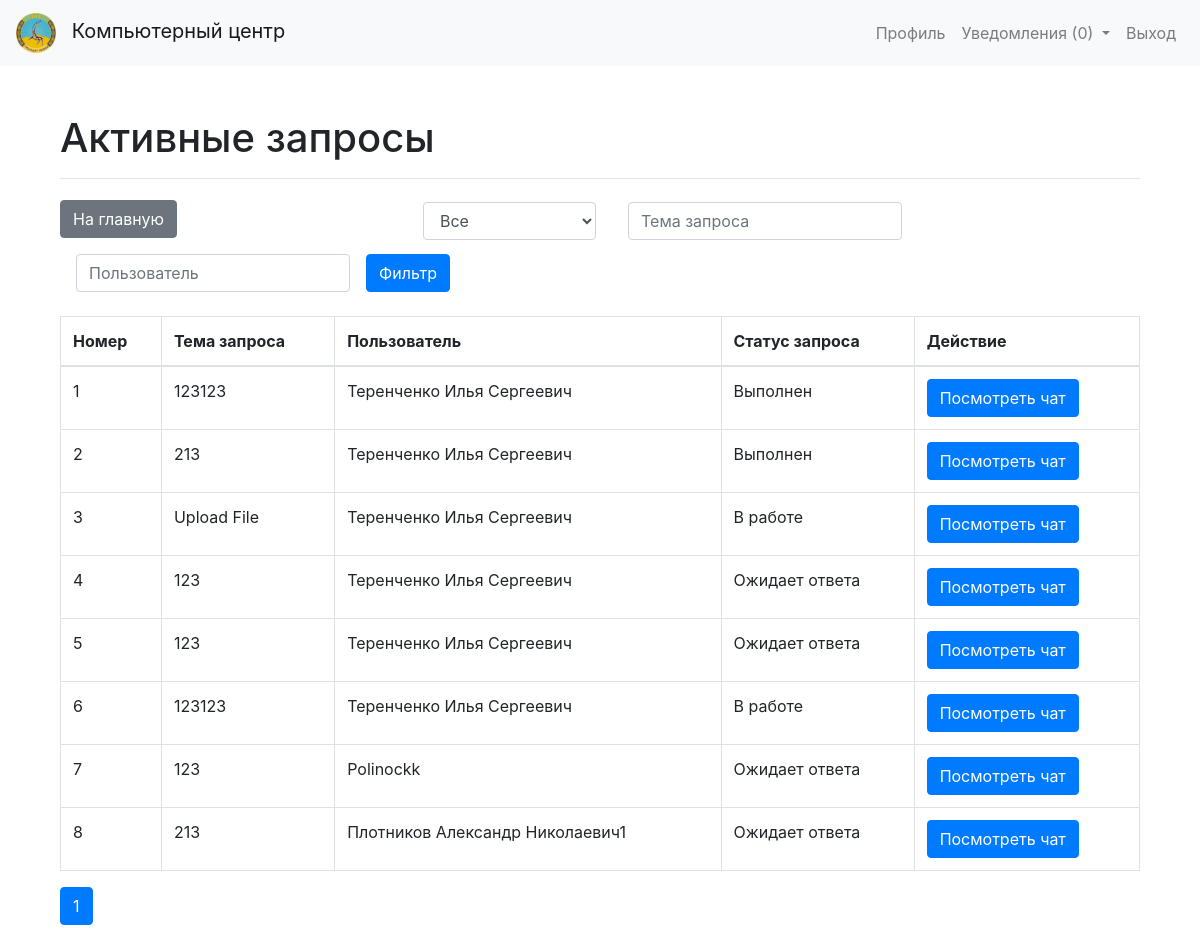
Page /active_chats (signed in) on the committed database.
### models.py (models this page shows, shortened)
class SupportRequest(db.Model):
    id = db.Column(db.Integer, primary_key=True)
    user_id = db.Column(db.Integer, db.ForeignKey('user.id'), nullable=False)
    full_name = db.Column(db.String(100), nullable=False)
    phone_number = db.Column(db.String(20), nullable=False)
    email = db.Column(db.String(100), nullable=False)
    office_number = db.Column(db.String(20), nullable=False)
    subject = db.Column(db.String(100), nullable=False)
    message = db.Column(db.Text, nullable=False)
    status = db.Column(db.String(50), nullable=False, default='Ожидает ответа')
    user = db.relationship('User', backref=db.backref('support_requests', lazy=True))
    comments = db.relationship('Comment', backref='support_request', lazy=True)
    filename = db.Column(db.String(100))

class User(UserMixin, db.Model):
    id = db.Column(db.Integer, primary_key=True)
    username = db.Column(db.String(100), unique=True, nullable=False)
    full_name = db.Column(db.String(100), nullable=False)
    phone_number = db.Column(db.String(20), nullable=False)
    email = db.Column(db.String(100), unique=True, nullable=False)
    office_number = db.Column(db.String(20), nullable=False)
    password_hash = db.Column(db.String(100), nullable=False)
    role = db.Column(db.String(10), default='user', nullable=False)

### app.py (the view)
@app.route('/active_chats')
@login_required
def active_chats():
    if current_user.role != 'admin':
        flash('У вас нет доступа к данной странице', 'danger')
        return redirect(url_for('index'))
    page = request.args.get('page', 1, type=int)
    status_filter = request.args.get('status', '', type=str)
    subject_filter = request.args.get('subject', '', type=str)
    user_filter = request.args.get('user', '', type=str)
    query = SupportRequest.query.filter(SupportRequest.status.in_(['Ожидает ответа', 'В работе', 'Выполнен']))
    if status_filter:
        query = query.filter_by(status=status_filter)
    if subject_filter:
        query = query.filter(SupportRequest.subject.like(f'%{subject_filter}%'))
    if user_filter:
        query = query.join(User).filter(User.full_name.like(f'%{user_filter}%'))
    active_requests = query.paginate(page=page, per_page=15)
    return render_template('active_chats.html', active_requests=active_requests, status_filter=status_filter, subject_filter=subject_filter, user_filter=user_filter)

### app.py (called while the page is built)
@login_manager.user_loader
def load_user(user_id):
    with app.app_context():
        return db.session.get(User, int(user_id))

### templates/active_chats.html (shortened to what this page needs)
{% extends "layout.html" %}
{% block content %}
    <div class="container mt-5">
        <h1>Активные запросы</h1>
        <hr class="my-3">
        <form method="GET" action="{{ url_for('active_chats') }}" class="form-inline mb-3">
            <div class="amain"><a href="{{ url_for('index') }}" class="btn btn-secondary mb-3">На главную</a></div>
            <div class="form-group mx-sm-3 mb-2">
                <select name="status" id="status" class="form-control">
                    <option value="">Все</option>
                </select>
            </div>
            <div class="form-group mx-sm-3 mb-2">
                <input type="text" name="subject" id="subject" class="form-control" placeholder="Тема запроса" value="{{ subject_filter }}">
            </div>
            <div class="form-group mx-sm-3 mb-2">
                <input type="text" name="user" id="user" class="form-control" placeholder="Пользователь" value="{{ user_filter }}">
            </div>
            <button type="submit" class="btn btn-primary mb-2">Фильтр</button>
        </form>
        <table class="table table-bordered">
            <thead>
                <tr>
                    <th>Номер</th>
                    <th>Тема запроса</th>
                    <th>Пользователь</th>
                    <th>Статус запроса</th>
                    <th>Действие</th>
                </tr>
            </thead>
            <tbody>
                {% for request in active_requests.items %}
                <tr>
                    <td>{{ request.id }}</td>
                    <td>{{ request.subject }}</td>
                    <td>{{ request.user.full_name }}</td>
                    <td>{{ request.status }}</td>
                    <td>
                        <a href="{{ url_for('view_request', request_id=request.id) }}" class="btn btn-primary">Посмотреть чат</a>
                    </td>
                </tr>
                {% endfor %}
            </tbody>
        </table>
        <nav aria-label="Page navigation">
            <ul class="pagination">
                {% for page_num in active_requests.iter_pages() %}
                <li class="page-item {% if page_num == active_requests.page %}active{% endif %}">
                    <a class="page-link" href="{{ url_for('active_chats', page=page_num, status=status_filter, subject=subject_filter, user=user_filter) }}">{{ page_num }}</a>
                </li>
                {% endfor %}
            </ul>
        </nav>
    </div>
{% endblock %}

### static/style.css (style rules this page uses)
body { padding-top: 0px; }
.amain { margin-right: 230px; margin-top: 5px; }

### rows in the picture
SupportRequest: id "1", subject "123123", user.full_name "Теренченко Илья Сергеевич", status "Выполнен"
SupportRequest: id "2", subject "213", user.full_name "Теренченко Илья Сергеевич", status "Выполнен"
SupportRequest: id "3", subject "Upload File", user.full_name "Теренченко Илья Сергеевич", status "В работе"
SupportRequest: id "4", subject "123", user.full_name "Теренченко Илья Сергеевич", status "Ожидает ответа"
SupportRequest: id "5", subject "123", user.full_name "Теренченко Илья Сергеевич", status "Ожидает ответа"
SupportRequest: id "6", subject "123123", user.full_name "Теренченко Илья Сергеевич", status "В работе"
SupportRequest: id "7", subject "123", user.full_name "Polinockk", status "Ожидает ответа"
SupportRequest: id "8", subject "213", user.full_name "Плотников Александр Николаевич1", status "Ожидает ответа"

### other values in the picture
{{ page_num }} "1"
